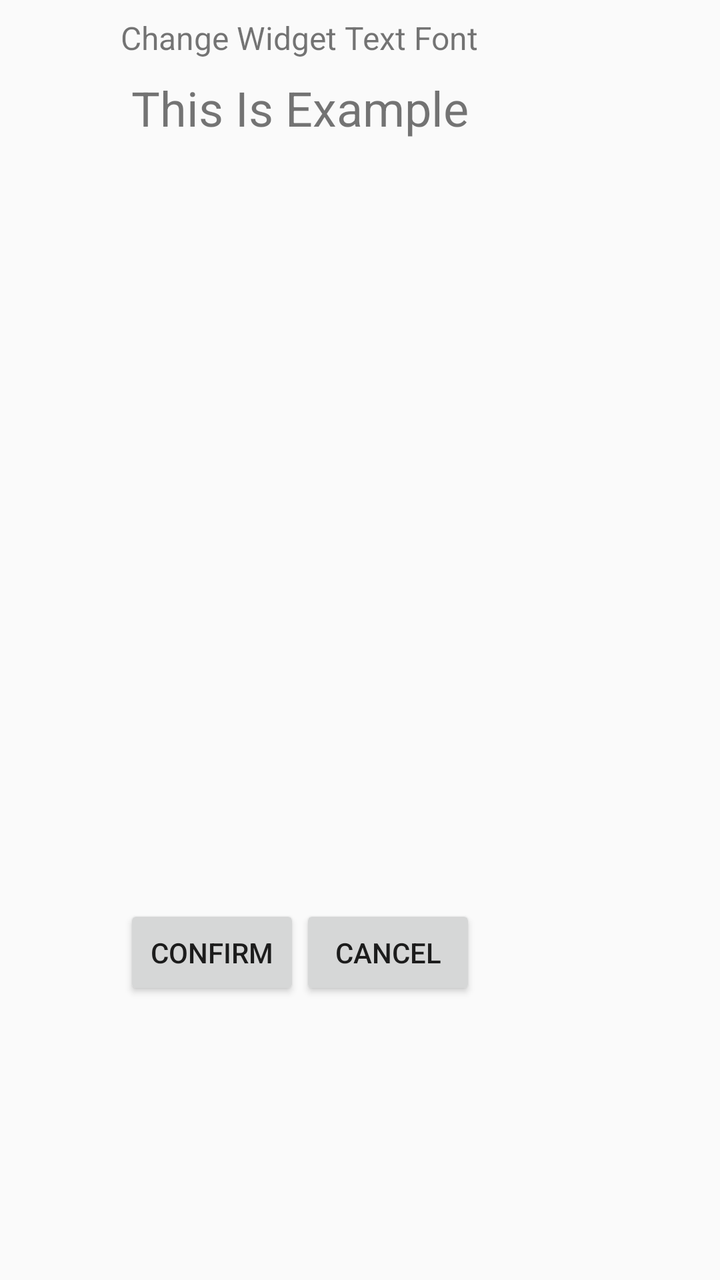
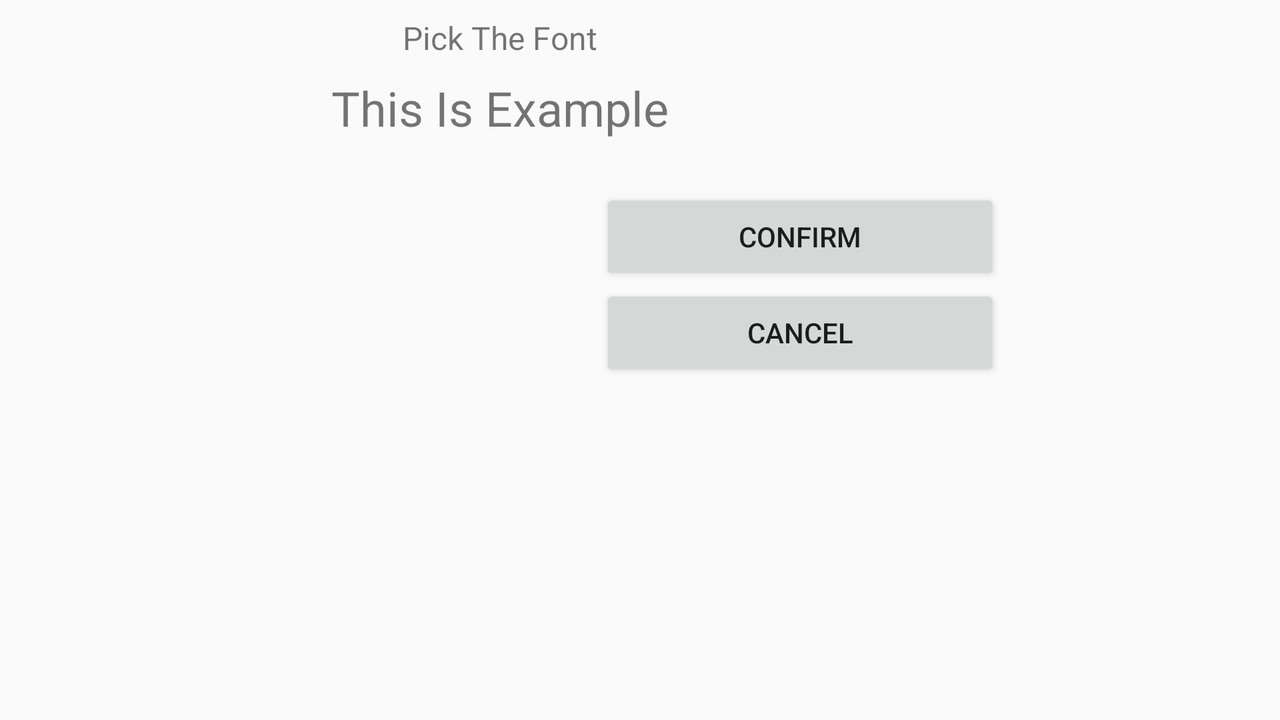

One screen, two layout resources from the same app: the default and the author's alternative for another configuration. Each is rendered where Android would select it; the XML of both is given below.
<!-- AndroidManifest.xml: application theme Theme.ClockFloaty.Main -->
<!-- res/layout/fragment_font_picker.xml -->
<?xml version="1.0" encoding="utf-8"?>
<FrameLayout xmlns:android="http://schemas.android.com/apk/res/android"
    xmlns:tools="http://schemas.android.com/tools"
    xmlns:app="http://schemas.android.com/apk/res-auto"
    android:layout_width="match_parent"
    android:layout_height="match_parent"
    tools:context=".FontPickerFragment">

    <LinearLayout
        android:layout_width="300dp"
        android:layout_height="500dp"
        android:orientation="vertical">
        <TextView
            android:layout_width="wrap_content"
            android:layout_height="wrap_content"
            android:layout_gravity="center_horizontal"
            android:text="@string/pick_text_font"
            android:textSize="16sp"
            android:layout_margin="8dp"
            ></TextView>
        <TextView
            android:id="@+id/previewFont"
            android:layout_width="wrap_content"
            android:layout_height="wrap_content"
            android:layout_gravity="center_horizontal"
            android:text="@string/sample_text"
            android:textSize="24sp"
            android:layout_marginLeft="8dp"
            android:layout_marginRight="8dp"
            ></TextView>
        <TextView
            android:id="@+id/previewFontNameDisplay"
            android:layout_width="wrap_content"
            android:layout_height="wrap_content"
            android:layout_gravity="center_horizontal"
            android:textSize="12sp"
            android:layout_marginLeft="8dp"
            android:layout_marginRight="8dp"
            android:layout_marginBottom="8dp"
            ></TextView>

        <ListView
            android:id="@+id/fontOptionsContainer"
            android:layout_width="match_parent"
            android:layout_height="350dp"
            android:layout_marginBottom="8dp"/>
        <LinearLayout
            android:layout_width="wrap_content"
            android:layout_height="wrap_content"
            android:orientation="horizontal"
            android:layout_gravity="center_horizontal"
            android:layout_weight="1">
            <Button
                android:id="@+id/confirmColorPick"
                android:layout_width="match_parent"
                android:layout_height="wrap_content"
                android:text="Confirm"/>
            <Button
                android:id="@+id/cancelColorPick"
                android:layout_width="match_parent"
                android:layout_height="wrap_content"
                android:text="Cancel"/>
        </LinearLayout>
    </LinearLayout>


</FrameLayout>
<!-- resources referenced by this layout -->
<resources>
  <string name="pick_text_font">Change Widget Text Font</string>
  <string name="sample_text">This Is Example</string>
  <style name="Theme.ClockFloaty.Main" parent="Theme.MaterialComponents.DayNight.DarkActionBar.Bridge">
          
          <item name="colorPrimary"> #333333</item>
          <item name="android:statusBarColor" tools:targetApi="l">?attr/colorPrimaryVariant</item>
          
          <item name="actionBarStyle">@style/UIActionBar</item>
          <item name="android:actionBarStyle">@style/UIActionBar</item>
          <item name="android:windowContentOverlay">@null</item>
      </style>
  <style name="UIActionBar" parent="@style/Widget.AppCompat.ActionBar.Solid">
          <item name="android:background">@null</item>
          <item name="background">@null</item>
          <item name="android:titleTextStyle">@style/UIActionBar.TitleText</item>
          <item name="titleTextStyle">@style/UIActionBar.TitleText</item>
      </style>
  <style name="UIActionBar.TitleText" parent="@style/TextAppearance.AppCompat.Widget.ActionBar.Title">
          <item name="android:textColor">@color/black</item>
      </style>
  <color name="black">#FF000000</color>
</resources>
<!-- res/layout-land/fragment_font_picker.xml (the author's variant of the layout above) -->
<!-- drawn on the phone turned sideways -->
<?xml version="1.0" encoding="utf-8"?>
<FrameLayout xmlns:android="http://schemas.android.com/apk/res/android"
    xmlns:tools="http://schemas.android.com/tools"
    xmlns:app="http://schemas.android.com/apk/res-auto"
    android:layout_width="match_parent"
    android:layout_height="match_parent"
    tools:context=".FontPickerFragment">

    <LinearLayout
        android:layout_width="500dp"
        android:layout_height="500dp"
        android:orientation="vertical">
        <TextView
            android:layout_width="wrap_content"
            android:layout_height="wrap_content"
            android:layout_gravity="center_horizontal"
            android:text="@string/pick_the_font_text"
            android:textSize="16sp"
            android:layout_margin="8dp"
            ></TextView>
        <TextView
            android:id="@+id/previewFont"
            android:layout_width="wrap_content"
            android:layout_height="wrap_content"
            android:layout_gravity="center_horizontal"
            android:text="@string/sample_text"
            android:textSize="24sp"
            android:layout_marginLeft="8dp"
            android:layout_marginRight="8dp"
            ></TextView>
        <TextView
            android:id="@+id/previewFontNameDisplay"
            android:layout_width="wrap_content"
            android:layout_height="wrap_content"
            android:layout_gravity="center_horizontal"
            android:textSize="12sp"
            android:layout_marginLeft="8dp"
            android:layout_marginRight="8dp"
            android:layout_marginBottom="8dp"
            ></TextView>
    <LinearLayout
        android:layout_width="match_parent"
        android:layout_height="match_parent"
        android:gravity="center_horizontal"
        android:orientation="horizontal">
        <ListView
            android:id="@+id/fontOptionsContainer"
            android:layout_width="300dp"
            android:layout_height="match_parent"
            android:layout_marginBottom="8dp"/>
        <LinearLayout
            android:layout_width="wrap_content"
            android:layout_height="wrap_content"
            android:orientation="vertical"
            android:layout_weight="1">
            <Button
                android:id="@+id/confirmColorPick"
                android:layout_width="match_parent"
                android:layout_height="wrap_content"
                android:text="Confirm"/>
            <Button
                android:id="@+id/cancelColorPick"
                android:layout_width="match_parent"
                android:layout_height="wrap_content"
                android:text="Cancel"/>
        </LinearLayout>
    </LinearLayout>
    </LinearLayout>


</FrameLayout>
<!-- resources referenced by the variant -->
<!-- as the phone turned sideways resolves them -->
<resources>
  <string name="pick_the_font_text">Pick The Font</string>
  <string name="sample_text">This Is Example</string>
  <style name="Theme.ClockFloaty.Main" parent="Theme.MaterialComponents.DayNight.DarkActionBar.Bridge">
          
          <item name="colorPrimary"> #333333</item>
          <item name="android:statusBarColor" tools:targetApi="l">?attr/colorPrimaryVariant</item>
          
          <item name="actionBarStyle">@style/UIActionBar</item>
          <item name="android:actionBarStyle">@style/UIActionBar</item>
          <item name="android:windowContentOverlay">@null</item>
      </style>
  <style name="UIActionBar" parent="@style/Widget.AppCompat.ActionBar.Solid">
          <item name="android:background">@null</item>
          <item name="background">@null</item>
          <item name="android:titleTextStyle">@style/UIActionBar.TitleText</item>
          <item name="titleTextStyle">@style/UIActionBar.TitleText</item>
      </style>
  <style name="UIActionBar.TitleText" parent="@style/TextAppearance.AppCompat.Widget.ActionBar.Title">
          <item name="android:textColor">@color/black</item>
      </style>
  <color name="black">#FF000000</color>
</resources>
